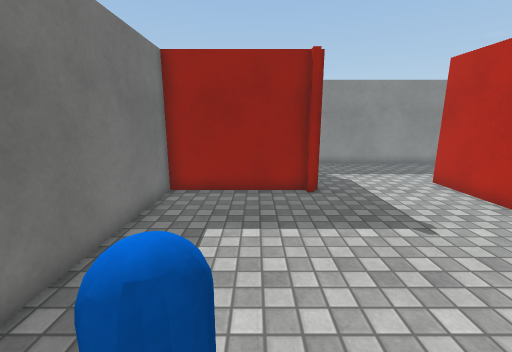
View 1 (above)

16 first-person views from a walk through a scene from a Unity 3-D project. The camera is 1.5 m above the floor, tilts 12° down and sees 90° across. The floor is counted in squares, 0.5 m on a side. Each view is taken from the middle of a square. On the plan, view 1 faces up. The plan holds only what a view shows up to about 19 squares ahead; the rest is blank. Surface patterns are stand-ins for the level's own textures.

View 2
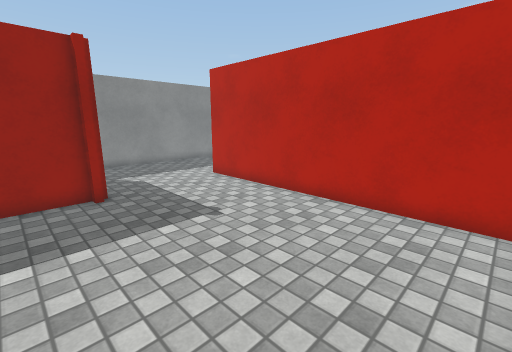

View 3
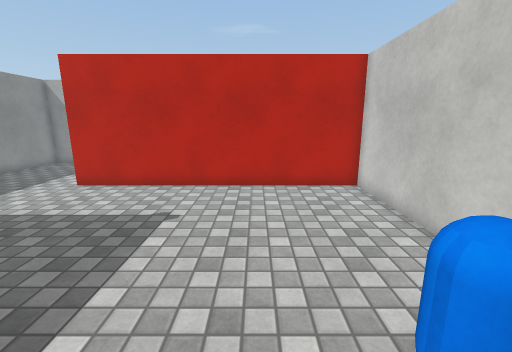

View 4
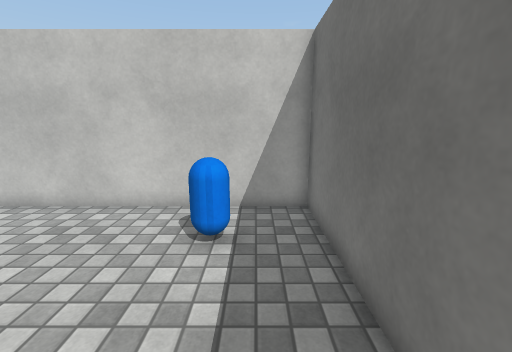

View 5
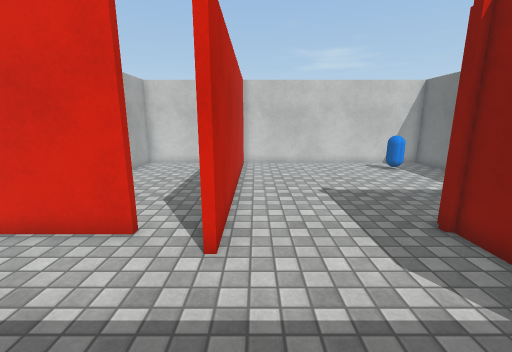

View 6
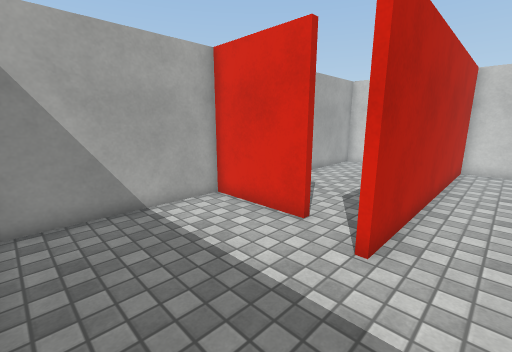

View 7
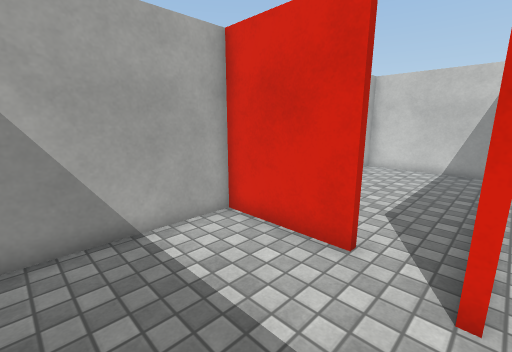

View 8
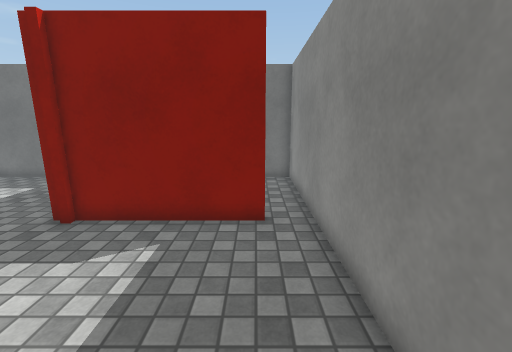

View 9
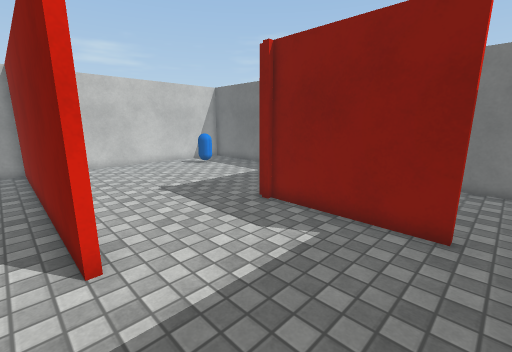

View 10
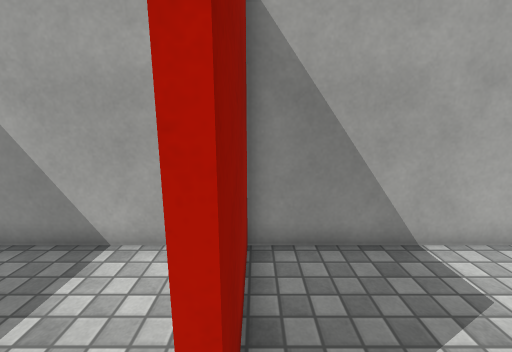

View 11
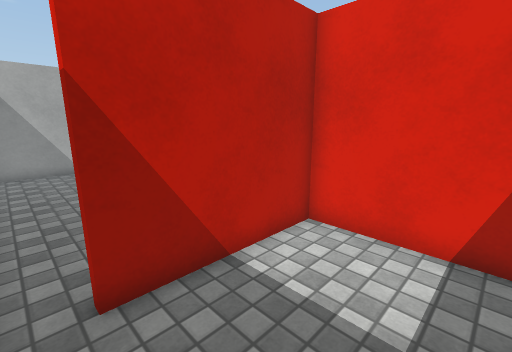

View 12
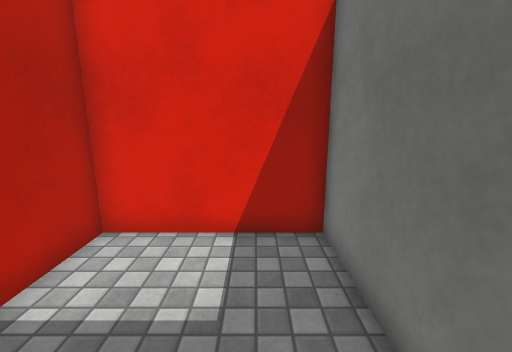

View 13
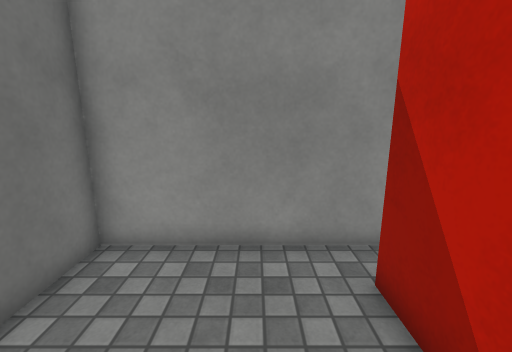

View 14
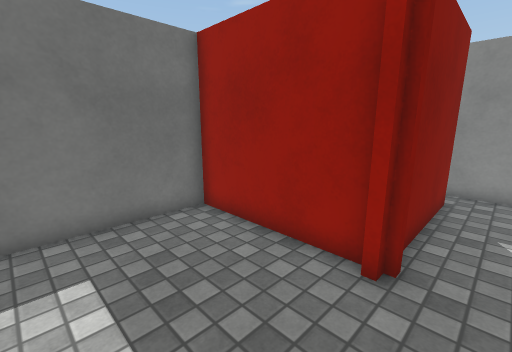

View 15
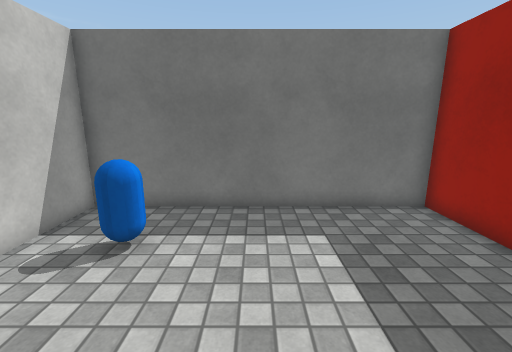

View 16
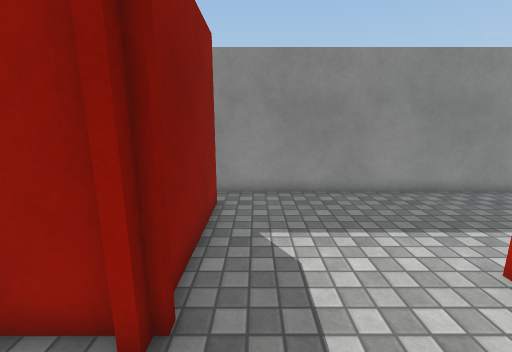

### Floor plan
Points are (right, up) in squares from view 1. A wall is a line through its corners. A room is listed if a view was taken in it or the views show most of it. See-through windows are left out.
Room 1 (views 1, 2, 3, 4, 5, 6, 7, 8, 9, 14, 15, 16)
walls: (2.5, 11.1) (2.5, 10.7) (2.2, 10.7); (2.8, 11.5) (2.8, 11); (2.2, 11.1) (-3.8, 11.1) (-3.8, -0.9) (8.9, -0.9) (8.9, 12.6); (11.3, 11.4) (15.8, 11.4) (15.8, 18.9) (1.4, 18.9); (2.2, 17.3) (2.5, 17.3) (2.5, 11.4)
ways out: opening at (10.5, 11.5) to room 2; opening at (2.5, 18) to room 3
objects: other object (-1, 1) to (0, 2)
Room 2 (view 10)
walls: (9.2, 12.6) (9.2, -0.9) (15.8, -0.9) (15.8, 11.1) (11.3, 11.1) (11.3, 11.4)
ways out: opening at (10.5, 11.5) to room 1
Room 3 (views 11, 12, 13)
walls: (1.4, 18.9) (-3.8, 18.9) (-3.8, 11.4) (2.2, 11.4) (2.2, 17.3)
ways out: opening at (2.5, 18) to room 1

Positions as (right, up) in squares from view 1, and headings:
1: (0, 0), facing up
2: (0, 0), facing up-right
3: (-3, 4), facing right
4: (-2, 8), facing down
5: (8, 18), facing down
6: (7, 18), facing down-right
7: (9, 17), facing down-right
8: (10, 17), facing left
9: (10, 18), facing down-left
10: (10, 11), facing right
11: (-2, 18), facing down-right
12: (-2, 18), facing down
13: (0, 13), facing up
14: (4, 6), facing up-left
15: (5, 5), facing left
16: (4, 8), facing up
